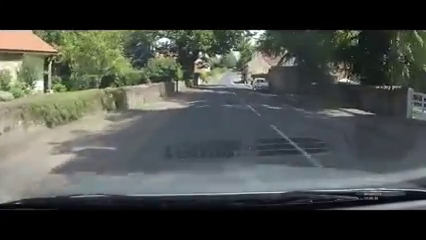
#> input picture frame 115 of testdata/videos/Dashcamyorks.mp4, 426 x 240 px, given in place of the camera
$ python trafficLightDetection.py
#> lines starting #> are read from the running program, lines starting #| are printed output that depends on the picture; after the words box and inside, x2 and y2 are one past the last pixel; in counts of white or black regions, pixels touching at a corner belong together
import numpy as np
import argparse
import cv2
import time

cap = cv2.VideoCapture(0)  # Set Capture Device, -1 to get a list of available devices

# Set Width and Height
# cap.set(3,1280)
# cap.set(4,720)

while (True):
    # load copy of frame and convert to greyscale
    ret, frame = cap.read()
#> frame is the input picture: shape (240, 426, 3); mean B, G, R 71.9, 76.4, 72.8
    output = frame.copy()
    gray = cv2.cvtColor(frame, cv2.COLOR_BGR2GRAY)
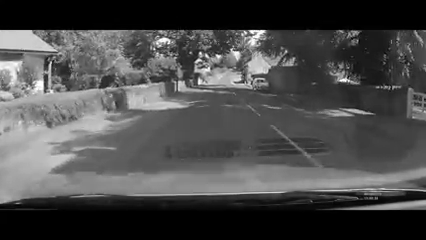
#> gray: shape (240, 426); min 0, max 255, mean 74.8

    # apply blur to reduce noise and smooth image
    gray = cv2.GaussianBlur(gray, (5, 5), 0)
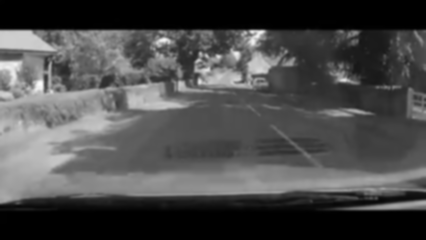
#> gray: shape (240, 426); min 0, max 252, mean 74.8
    gray = cv2.medianBlur(gray, 5)

    # Adaptive Guassian Threshold is to detect sharp edges in the Image. For more information Google it.
    gray = cv2.adaptiveThreshold(gray, 255, cv2.ADAPTIVE_THRESH_GAUSSIAN_C,
                                 cv2.THRESH_BINARY, 11, 3.5)
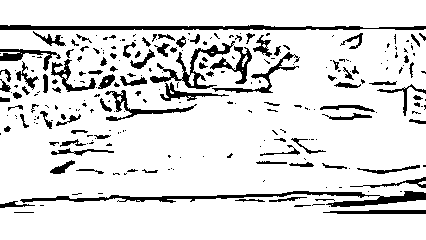
#> gray: shape (240, 426); 87.1% white; 252 black regions (159 under 20 px), largest, box (x1, y1, x2, y2) and area: (20, 191, 426, 207) 1790, (0, 25, 426, 30) 1542, (150, 41, 235, 89) 812

    kernel = np.ones((3, 3), np.uint8)
    gray = cv2.erode(gray, kernel, iterations=1)
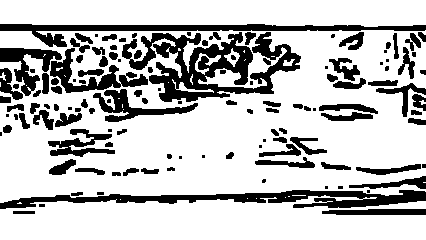
#> gray: shape (240, 426); 75.1% white; 125 black regions (31 under 20 px), largest, box (x1, y1, x2, y2) and area: (122, 32, 301, 102) 5499, (0, 190, 426, 209) 3560, (0, 24, 426, 47) 2737

    gray = cv2.dilate(gray, kernel, iterations=1)
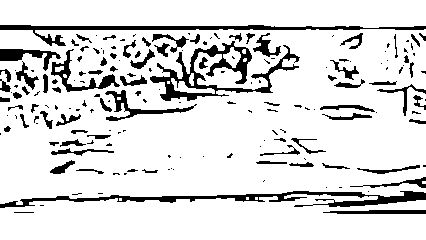
#> gray: shape (240, 426); 86.2% white; 176 black regions (100 under 20 px), largest, box (x1, y1, x2, y2) and area: (150, 41, 300, 101) 2329, (0, 191, 426, 208) 2207, (0, 25, 426, 46) 1727

    circles = cv2.HoughCircles(gray, cv2.HOUGH_GRADIENT, 1, 260, param1=30, param2=65, minRadius=0, maxRadius=0)
#> circles = None
    # print circles

    # ensure at least some circles were found
    if circles is not None:
        # convert the (x, y) coordinates and radius of the circles to integers
        circles = np.round(circles[0, :]).astype("int")

        # loop over the (x, y) coordinates and radius of the circles
        for (x, y, r) in circles:
            # draw the circle in the output image, then draw a rectangle in the image
            # corresponding to the center of the circle
            cv2.circle(output, (x, y), r, (0, 255, 0), 4)
            cv2.rectangle(output, (x - 5, y - 5), (x + 5, y + 5), (0, 128, 255), -1)
            # time.sleep(0.5)
            print("Column Number: ")
            print(x)
            print("Row Number: ")
            print(y)
            print("Radius is: ")
            print(r)

        # Display the resulting frame
        cv2.imshow('gray', gray)
        cv2.imshow('frame', output)
        if cv2.waitKey(1) & 0xFF == ord('q'):
            break

# When everything done, release the capture
cap.release()
cv2.destroyAllWindows()

$ run again, starting later in the video
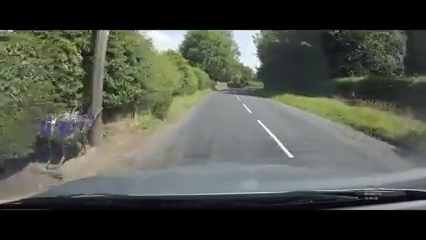
#> input picture frame 517 of testdata/videos/Dashcamyorks.mp4, 426 x 240 px, given in place of the camera
#> frame is the input picture: shape (240, 426, 3); mean B, G, R 72.9, 81.8, 77.9
#> `gray = cv2.adaptiveThreshold(gray, 255, cv2.ADAPTIVE_THRESH_GAUSSIAN_C..`:
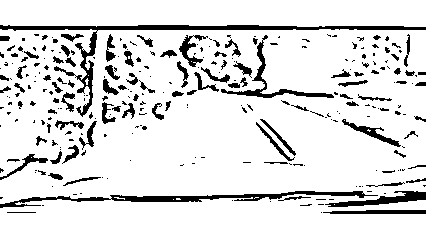
#> gray: shape (240, 426); 87.8% white; 278 black regions (183 under 20 px), largest, box (x1, y1, x2, y2) and area: (0, 25, 426, 117) 2381, (0, 191, 378, 208) 1550, (221, 35, 334, 98) 715
#> `gray = cv2.dilate(gray, kernel, iterations=1)`:
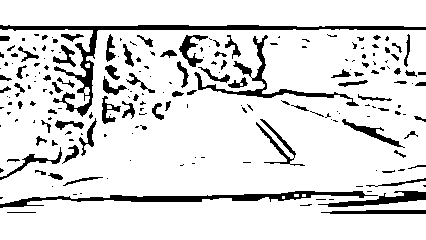
#> gray: shape (240, 426); 87.1% white; 204 black regions (123 under 20 px), largest, box (x1, y1, x2, y2) and area: (0, 25, 426, 117) 2643, (0, 191, 378, 208) 1760, (194, 35, 359, 106) 1109
#> circles = None

$ run again, starting later in the video
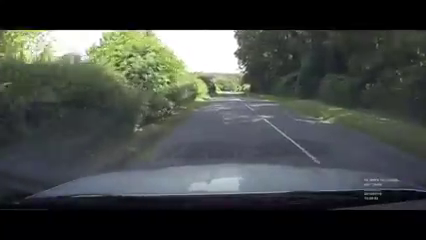
#> input picture frame 920 of testdata/videos/Dashcamyorks.mp4, 426 x 240 px, given in place of the camera
#> frame is the input picture: shape (240, 426, 3); mean B, G, R 67.3, 69.9, 65.3
#> `gray = cv2.adaptiveThreshold(gray, 255, cv2.ADAPTIVE_THRESH_GAUSSIAN_C..`:
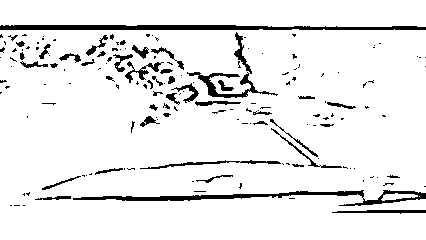
#> gray: shape (240, 426); 92.2% white; 162 black regions (112 under 20 px), largest, box (x1, y1, x2, y2) and area: (0, 25, 426, 30) 1793, (73, 190, 426, 206) 1496, (187, 72, 278, 98) 581
#> `gray = cv2.dilate(gray, kernel, iterations=1)`:
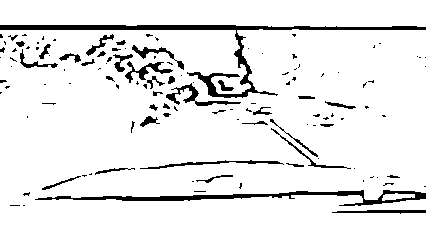
#> gray: shape (240, 426); 91.8% white; 123 black regions (82 under 20 px), largest, box (x1, y1, x2, y2) and area: (0, 25, 426, 98) 2646, (35, 190, 426, 206) 1628, (166, 83, 241, 106) 390
#> circles = None
